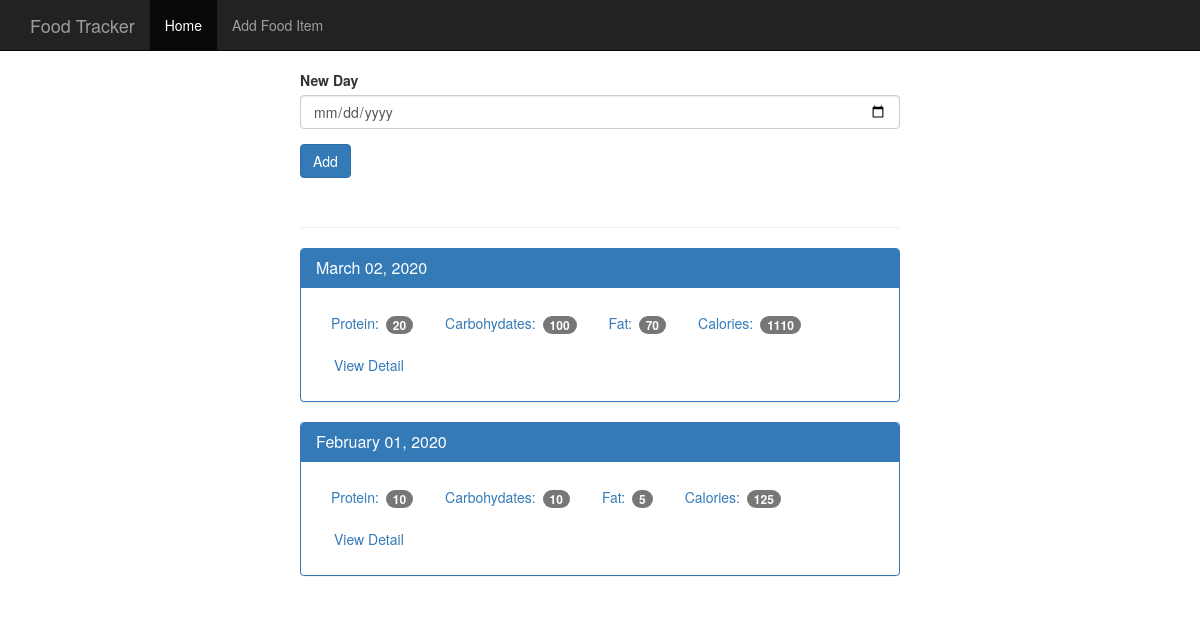
The page / on the database its author committed.
### tables this page shows
CREATE TABLE log_date (
    id integer primary key autoincrement,
    entry_date date not null
);

### foodtracker.py (the view)
@app.route('/', methods=['GET','POST'])
def index():
    db = get_db()
    if request.method == 'POST':
        date = request.form['date'] #the format of this depends on the browser. But for chrome, it is %Y-%m-%d
        dt = datetime.strptime(date,'%Y-%m-%d')
        database_date= datetime.strftime(dt,'%Y%m%d')
        db.execute('insert into log_date (entry_date) values (?)',[database_date])
        db.commit()
    cur = db.execute('''select log_date.entry_date, sum(food.protein) as protein, sum(food.carbohydrates) as carbohydrates, sum(food.fat) as fat, sum(food.calories) as calories
                     from log_date
                     join food_date on food_date.log_date_id = log_date.id
                     join food on food.id = food_date.food_id group by log_date.id order by log_date.entry_date desc''')
    results = cur.fetchall()
    date_results = []
    for i in results:
        single_date = {}
        single_date['entry_date'] = i['entry_date']
        single_date['protein'] = i['protein']
        single_date['carbohydrates'] = i['carbohydrates']
        single_date['fat'] = i['fat']
        single_date['calories'] = i['calories']
        d = datetime.strptime(str(i['entry_date']),'%Y%m%d')
        single_date['pretty_date'] = datetime.strftime(d,'%B %d, %Y')
        date_results.append(single_date)
    return render_template("home.html", results = date_results)

### database.py (called while the page is built)
def connect_db():
    sql = sqlite3.connect('C:/Users/The Boss/Python Code/FoodTrackerApp/food_log.db')
    sql.row_factory = sqlite3.Row #will give us dicts instead of tuples.
    return sql

def get_db():
    if not hasattr(g, 'sqlite_db'):
        g.sqlite_db = connect_db()
    return g.sqlite_db

### templates/home.html (shortened to what this page needs)
{% extends 'base.html' %}
{% block content %}
      <div class="row">
        <div>
          <form method="POST" action="/">
            <div class="form-group">
              <label for="new-day">New Day</label>
              <input type="date" class="form-control" id="new-day" name="date">
            </div>
            <button type="submit" class="btn btn-primary">Add</button>
          </form>
          <div class="page-header"></div>
          {% for date in results%}
          <div class="panel panel-primary">
            <div class="panel-heading">
              <h3 class="panel-title">{{ date.pretty_date }}</h3>
            </div>
            <div class="panel-body">
              <ul class="nav nav-pills" role="tablist">
                <li><a>Protein: <span class="badge">{{date.protein}}</span></a></li>
                <li><a>Carbohydates: <span class="badge">{{date.carbohydrates}}</span></a></li>
                <li><a>Fat: <span class="badge">{{date.fat}}</span></a></li>
                <li><a>Calories: <span class="badge">{{date.calories}}</span></a></li>
                <li><a href="{{url_for('view',date=date.entry_date)}}" type="button" class="btn btn-link">View Detail</a></li>
              </ul>
            </div>
          </div>
          {% endfor %}
        </div>
      </div>
{% endblock %}

### static/theme.css (style rules this page uses)
body { padding-top: 70px; padding-bottom: 30px; }

### rows shown on the page
log_date: pretty_date "March 02, 2020", protein "20", carbohydrates "100", fat "70", calories "1110"
log_date: pretty_date "February 01, 2020", protein "10", carbohydrates "10", fat "5", calories "125"
